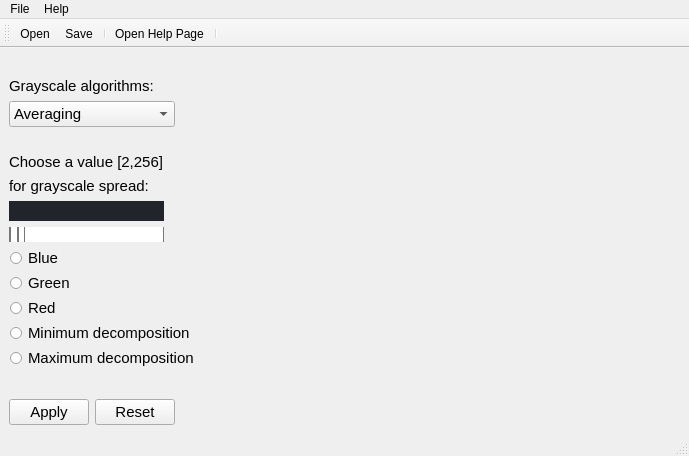
<?xml version="1.0" encoding="UTF-8"?>
<ui version="4.0">
 <class>MainWindow</class>
 <widget class="QMainWindow" name="MainWindow">
  <property name="geometry">
   <rect>
    <x>0</x>
    <y>0</y>
    <width>689</width>
    <height>456</height>
   </rect>
  </property>
  <property name="windowTitle">
   <string>MainWindow</string>
  </property>
  <widget class="QWidget" name="centralwidget">
   <layout class="QHBoxLayout" name="horizontalLayout_3">
    <item>
     <layout class="QFormLayout" name="formLayout">
      <item row="0" column="0">
       <layout class="QVBoxLayout" name="verticalLayout_5">
        <item>
         <spacer name="horizontalSpacer_2">
          <property name="orientation">
           <enum>Qt::Horizontal</enum>
          </property>
          <property name="sizeHint" stdset="0">
           <size>
            <width>40</width>
            <height>20</height>
           </size>
          </property>
         </spacer>
        </item>
        <item>
         <widget class="QLabel" name="label">
          <property name="font">
           <font>
            <family>Segoe UI</family>
            <pointsize>11</pointsize>
           </font>
          </property>
          <property name="text">
           <string>Grayscale algorithms:</string>
          </property>
         </widget>
        </item>
        <item>
         <widget class="QComboBox" name="comboBox">
          <property name="enabled">
           <bool>true</bool>
          </property>
          <property name="sizePolicy">
           <sizepolicy hsizetype="Preferred" vsizetype="Preferred">
            <horstretch>13</horstretch>
            <verstretch>13</verstretch>
           </sizepolicy>
          </property>
          <property name="font">
           <font>
            <family>Segoe UI</family>
            <pointsize>11</pointsize>
           </font>
          </property>
          <property name="autoFillBackground">
           <bool>false</bool>
          </property>
          <item>
           <property name="text">
            <string>Averaging</string>
           </property>
          </item>
          <item>
           <property name="text">
            <string>Luminance</string>
           </property>
          </item>
          <item>
           <property name="text">
            <string>Desaturation</string>
           </property>
          </item>
          <item>
           <property name="text">
            <string>Decomposition</string>
           </property>
          </item>
          <item>
           <property name="text">
            <string>Single color channel</string>
           </property>
          </item>
          <item>
           <property name="text">
            <string>Custom gray shades</string>
           </property>
          </item>
         </widget>
        </item>
       </layout>
      </item>
      <item row="1" column="0">
       <layout class="QVBoxLayout" name="verticalLayout_6">
        <item>
         <spacer name="horizontalSpacer_5">
          <property name="orientation">
           <enum>Qt::Horizontal</enum>
          </property>
          <property name="sizeHint" stdset="0">
           <size>
            <width>40</width>
            <height>20</height>
           </size>
          </property>
         </spacer>
        </item>
        <item>
         <layout class="QVBoxLayout" name="verticalLayout_4">
          <item>
           <widget class="QLabel" name="label_2">
            <property name="font">
             <font>
              <family>Segoe UI</family>
              <pointsize>11</pointsize>
             </font>
            </property>
            <property name="text">
             <string>Choose a value [2,256]</string>
            </property>
           </widget>
          </item>
          <item>
           <layout class="QGridLayout" name="gridLayout"/>
          </item>
          <item>
           <widget class="QLabel" name="label_3">
            <property name="font">
             <font>
              <family>Segoe UI</family>
              <pointsize>11</pointsize>
             </font>
            </property>
            <property name="text">
             <string>for grayscale spread:</string>
            </property>
           </widget>
          </item>
         </layout>
        </item>
        <item>
         <layout class="QVBoxLayout" name="verticalLayout">
          <item>
           <widget class="QLineEdit" name="lineEdit">
            <property name="sizePolicy">
             <sizepolicy hsizetype="Preferred" vsizetype="Preferred">
              <horstretch>0</horstretch>
              <verstretch>0</verstretch>
             </sizepolicy>
            </property>
            <property name="font">
             <font>
              <family>Segoe UI</family>
              <pointsize>11</pointsize>
             </font>
            </property>
            <property name="layoutDirection">
             <enum>Qt::LeftToRight</enum>
            </property>
            <property name="styleSheet">
             <string notr="true">QLineEdit {
  border: 2px solid rbg(37,39,48);
  border-radius: 20px;
  color: #FFF;
  padding-left: 2px;
  padding-right: 2px;
  background-color: rgb(34,36,44);
  
}
QLineEdit:hover {
border: 2px solid rgb(48,50,62);
}
QLineEdit:focus {
border: 2px solid rgb(85,170,255);
background-color: rgb(43,45,56);
}
  </string>
            </property>
            <property name="maxLength">
             <number>3200</number>
            </property>
           </widget>
          </item>
          <item>
           <widget class="QSlider" name="horizontalSlider">
            <property name="font">
             <font>
              <family>Segoe UI</family>
              <pointsize>11</pointsize>
              <bold>false</bold>
             </font>
            </property>
            <property name="styleSheet">
             <string notr="true">QSlider::groove:horizontal {
border: 1px solid #bbb;
background: white;
height: 30px;
border-radius: 4px;

}

QSlider::sub-page:horizontal {
background: qlineargradient(x1: 0, y1: 0,    x2: 0, y2: 1,
    stop: 0 #66e, stop: 1 #bbf);
background: qlineargradient(x1: 0, y1: 0.2, x2: 1, y2: 1,
    stop: 0 #bbf, stop: 1 #55f);
border: 1px solid #777;
height: 20px;
border-radius: 4px;
}

QSlider::add-page:horizontal {
background: #fff;
border: 1px solid #777;
height: 20px;
border-radius: 4px;
}

QSlider::handle:horizontal {
background: qlineargradient(x1:0, y1:0, x2:1, y2:1,
    stop:0 #eee, stop:1 #ccc);
border: 1px solid #777;
width: 13px;
margin-top: -2px;
margin-bottom: -2px;
border-radius: 4px;
}

QSlider::handle:horizontal:hover {
background: qlineargradient(x1:0, y1:0, x2:1, y2:1,
    stop:0 #fff, stop:1 #ddd);
border: 1px solid #444;
border-radius: 4px;
}

QSlider::sub-page:horizontal:disabled {
background: #bbb;
border-color: #999;
}

QSlider::add-page:horizontal:disabled {
background: #eee;
border-color: #999;
}

QSlider::handle:horizontal:disabled {
background: #eee;
border: 1px solid #aaa;
border-radius: 4px;
}</string>
            </property>
            <property name="minimum">
             <number>2</number>
            </property>
            <property name="maximum">
             <number>256</number>
            </property>
            <property name="orientation">
             <enum>Qt::Horizontal</enum>
            </property>
           </widget>
          </item>
         </layout>
        </item>
       </layout>
      </item>
      <item row="2" column="0">
       <layout class="QVBoxLayout" name="verticalLayout_2">
        <item>
         <widget class="QRadioButton" name="radioButton_blue">
          <property name="font">
           <font>
            <family>Segoe UI</family>
            <pointsize>11</pointsize>
            <italic>false</italic>
            <bold>false</bold>
           </font>
          </property>
          <property name="styleSheet">
           <string notr="true">QRadioButton::indicator {
    width: 13px;
    height: 13px;
}

QRadioButton::indicator::unchecked {
    image: url(:/images/radiobutton_unchecked.png);
}

QRadioButton::indicator:unchecked:hover {
    image: url(:/images/radiobutton_unchecked_hover.png);
}

QRadioButton::indicator:unchecked:pressed {
    image: url(:/images/radiobutton_unchecked_pressed.png);
}

QRadioButton::indicator::checked {
    image: url(:/images/radiobutton_checked.png);
}

QRadioButton::indicator:checked:hover {
    image: url(:/images/radiobutton_checked_hover.png);
}

QRadioButton::indicator:checked:pressed {
    image: url(:/images/radiobutton_checked_pressed.png);
}</string>
          </property>
          <property name="text">
           <string>Blue</string>
          </property>
         </widget>
        </item>
        <item>
         <widget class="QRadioButton" name="radioButton_green">
          <property name="font">
           <font>
            <family>Segoe UI</family>
            <pointsize>11</pointsize>
            <italic>false</italic>
            <bold>false</bold>
           </font>
          </property>
          <property name="styleSheet">
           <string notr="true">QRadioButton::indicator {
    width: 13px;
    height: 13px;
}

QRadioButton::indicator::unchecked {
    image: url(:/images/radiobutton_unchecked.png);
}

QRadioButton::indicator:unchecked:hover {
    image: url(:/images/radiobutton_unchecked_hover.png);
}

QRadioButton::indicator:unchecked:pressed {
    image: url(:/images/radiobutton_unchecked_pressed.png);
}

QRadioButton::indicator::checked {
    image: url(:/images/radiobutton_checked.png);
}

QRadioButton::indicator:checked:hover {
    image: url(:/images/radiobutton_checked_hover.png);
}

QRadioButton::indicator:checked:pressed {
    image: url(:/images/radiobutton_checked_pressed.png);
}
</string>
          </property>
          <property name="text">
           <string>Green</string>
          </property>
         </widget>
        </item>
        <item>
         <widget class="QRadioButton" name="radioButton_red">
          <property name="font">
           <font>
            <family>Segoe UI</family>
            <pointsize>11</pointsize>
            <italic>false</italic>
            <bold>false</bold>
           </font>
          </property>
          <property name="styleSheet">
           <string notr="true">QRadioButton::indicator {
    width: 13px;
    height: 13px;
}

QRadioButton::indicator::unchecked {
    image: url(:/images/radiobutton_unchecked.png);
}

QRadioButton::indicator:unchecked:hover {
    image: url(:/images/radiobutton_unchecked_hover.png);
}

QRadioButton::indicator:unchecked:pressed {
    image: url(:/images/radiobutton_unchecked_pressed.png);
}

QRadioButton::indicator::checked {
    image: url(:/images/radiobutton_checked.png);
}

QRadioButton::indicator:checked:hover {
    image: url(:/images/radiobutton_checked_hover.png);
}

QRadioButton::indicator:checked:pressed {
    image: url(:/images/radiobutton_checked_pressed.png);
}</string>
          </property>
          <property name="text">
           <string>Red</string>
          </property>
         </widget>
        </item>
       </layout>
      </item>
      <item row="3" column="0">
       <layout class="QVBoxLayout" name="verticalLayout_3">
        <item>
         <widget class="QRadioButton" name="radioButton_min">
          <property name="font">
           <font>
            <family>Segoe UI</family>
            <pointsize>11</pointsize>
            <italic>false</italic>
            <bold>false</bold>
           </font>
          </property>
          <property name="styleSheet">
           <string notr="true">QRadioButton::indicator {
    width: 13px;
    height: 13px;
}

QRadioButton::indicator::unchecked {
    image: url(:/images/radiobutton_unchecked.png);
}

QRadioButton::indicator:unchecked:hover {
    image: url(:/images/radiobutton_unchecked_hover.png);
}

QRadioButton::indicator:unchecked:pressed {
    image: url(:/images/radiobutton_unchecked_pressed.png);
}

QRadioButton::indicator::checked {
    image: url(:/images/radiobutton_checked.png);
}

QRadioButton::indicator:checked:hover {
    image: url(:/images/radiobutton_checked_hover.png);
}

QRadioButton::indicator:checked:pressed {
    image: url(:/images/radiobutton_checked_pressed.png);
}</string>
          </property>
          <property name="text">
           <string>Minimum decomposition</string>
          </property>
         </widget>
        </item>
        <item>
         <widget class="QRadioButton" name="radioButton_max">
          <property name="font">
           <font>
            <family>Segoe UI</family>
            <pointsize>11</pointsize>
            <italic>false</italic>
            <bold>false</bold>
           </font>
          </property>
          <property name="styleSheet">
           <string notr="true">QRadioButton::indicator {
    width: 13px;
    height: 13px;
}

QRadioButton::indicator::unchecked {
    image: url(:/images/radiobutton_unchecked.png);
}

QRadioButton::indicator:unchecked:hover {
    image: url(:/images/radiobutton_unchecked_hover.png);
}

QRadioButton::indicator:unchecked:pressed {
    image: url(:/images/radiobutton_unchecked_pressed.png);
}

QRadioButton::indicator::checked {
    image: url(:/images/radiobutton_checked.png);
}

QRadioButton::indicator:checked:hover {
    image: url(:/images/radiobutton_checked_hover.png);
}

QRadioButton::indicator:checked:pressed {
    image: url(:/images/radiobutton_checked_pressed.png);
}</string>
          </property>
          <property name="text">
           <string>Maximum decomposition</string>
          </property>
         </widget>
        </item>
       </layout>
      </item>
      <item row="5" column="0">
       <layout class="QHBoxLayout" name="horizontalLayout_2">
        <item>
         <widget class="QPushButton" name="applybtn">
          <property name="enabled">
           <bool>true</bool>
          </property>
          <property name="sizePolicy">
           <sizepolicy hsizetype="Preferred" vsizetype="Preferred">
            <horstretch>0</horstretch>
            <verstretch>0</verstretch>
           </sizepolicy>
          </property>
          <property name="font">
           <font>
            <family>Segoe UI</family>
            <pointsize>11</pointsize>
            <italic>false</italic>
            <bold>false</bold>
           </font>
          </property>
          <property name="text">
           <string>Apply</string>
          </property>
         </widget>
        </item>
        <item>
         <widget class="QPushButton" name="resetbtn">
          <property name="enabled">
           <bool>true</bool>
          </property>
          <property name="sizePolicy">
           <sizepolicy hsizetype="Preferred" vsizetype="Preferred">
            <horstretch>0</horstretch>
            <verstretch>0</verstretch>
           </sizepolicy>
          </property>
          <property name="font">
           <font>
            <family>Segoe UI</family>
            <pointsize>11</pointsize>
            <italic>false</italic>
            <bold>false</bold>
           </font>
          </property>
          <property name="text">
           <string>Reset</string>
          </property>
         </widget>
        </item>
       </layout>
      </item>
      <item row="4" column="0">
       <spacer name="horizontalSpacer">
        <property name="orientation">
         <enum>Qt::Horizontal</enum>
        </property>
        <property name="sizeHint" stdset="0">
         <size>
          <width>40</width>
          <height>20</height>
         </size>
        </property>
       </spacer>
      </item>
     </layout>
    </item>
    <item>
     <widget class="QLabel" name="image_lbl">
      <property name="text">
       <string/>
      </property>
     </widget>
    </item>
   </layout>
  </widget>
  <widget class="QMenuBar" name="menubar">
   <property name="geometry">
    <rect>
     <x>0</x>
     <y>0</y>
     <width>689</width>
     <height>17</height>
    </rect>
   </property>
   <widget class="QMenu" name="menuFile">
    <property name="title">
     <string>File</string>
    </property>
    <addaction name="actionOpen"/>
    <addaction name="actionSave"/>
    <addaction name="separator"/>
    <addaction name="actionQuit"/>
   </widget>
   <widget class="QMenu" name="menuHelp">
    <property name="title">
     <string>Help</string>
    </property>
    <addaction name="actionOpen_Help_Page"/>
   </widget>
   <addaction name="menuFile"/>
   <addaction name="menuHelp"/>
  </widget>
  <widget class="QStatusBar" name="statusbar"/>
  <widget class="QToolBar" name="toolBar">
   <property name="windowTitle">
    <string>toolBar</string>
   </property>
   <attribute name="toolBarArea">
    <enum>TopToolBarArea</enum>
   </attribute>
   <attribute name="toolBarBreak">
    <bool>false</bool>
   </attribute>
   <addaction name="actionOpen"/>
   <addaction name="actionSave"/>
   <addaction name="separator"/>
   <addaction name="actionOpen_Help_Page"/>
   <addaction name="separator"/>
  </widget>
  <action name="actionOpen">
   <property name="icon">
    <iconset resource="res.qrc">
     <normaloff>:/images/open.png</normaloff>:/images/open.png</iconset>
   </property>
   <property name="text">
    <string>Open</string>
   </property>
   <property name="shortcut">
    <string>Ctrl+O</string>
   </property>
  </action>
  <action name="actionSave">
   <property name="checkable">
    <bool>false</bool>
   </property>
   <property name="icon">
    <iconset resource="res.qrc">
     <normaloff>:/images/save.png</normaloff>:/images/save.png</iconset>
   </property>
   <property name="text">
    <string>Save</string>
   </property>
   <property name="shortcut">
    <string>Ctrl+S</string>
   </property>
  </action>
  <action name="actionQuit">
   <property name="icon">
    <iconset resource="res.qrc">
     <normaloff>:/images/quit.png</normaloff>:/images/quit.png</iconset>
   </property>
   <property name="text">
    <string>Quit</string>
   </property>
  </action>
  <action name="actionOpen_Help_Page">
   <property name="icon">
    <iconset resource="res.qrc">
     <normaloff>:/images/help.png</normaloff>:/images/help.png</iconset>
   </property>
   <property name="text">
    <string>Open Help Page</string>
   </property>
  </action>
 </widget>
 <resources>
  <include location="res.qrc"/>
 </resources>
 <connections/>
</ui>
